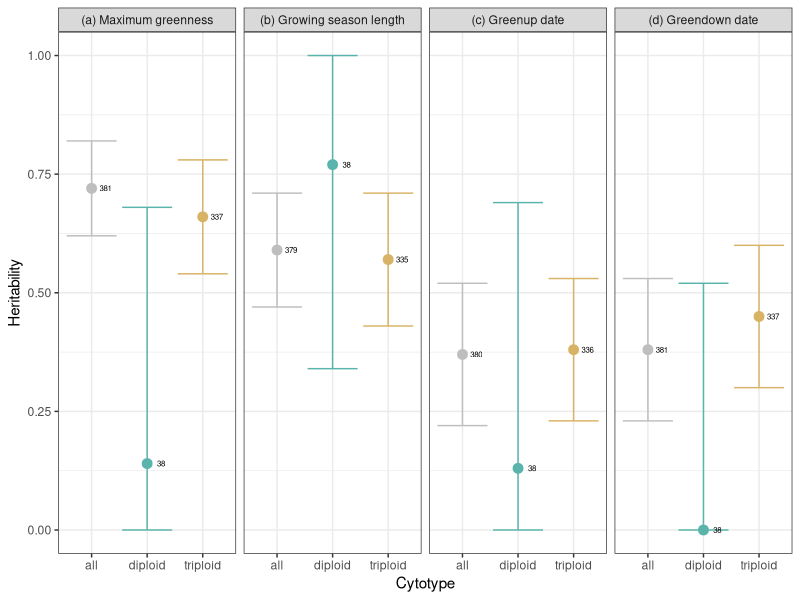
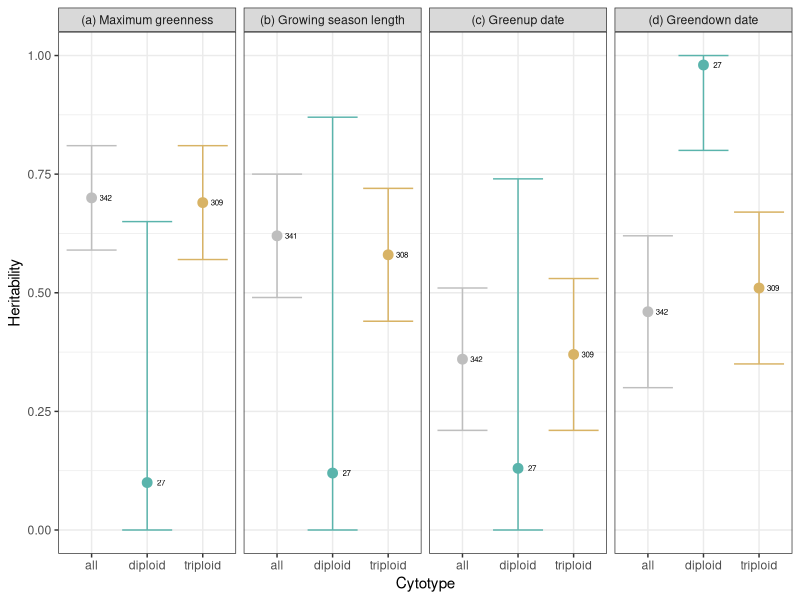
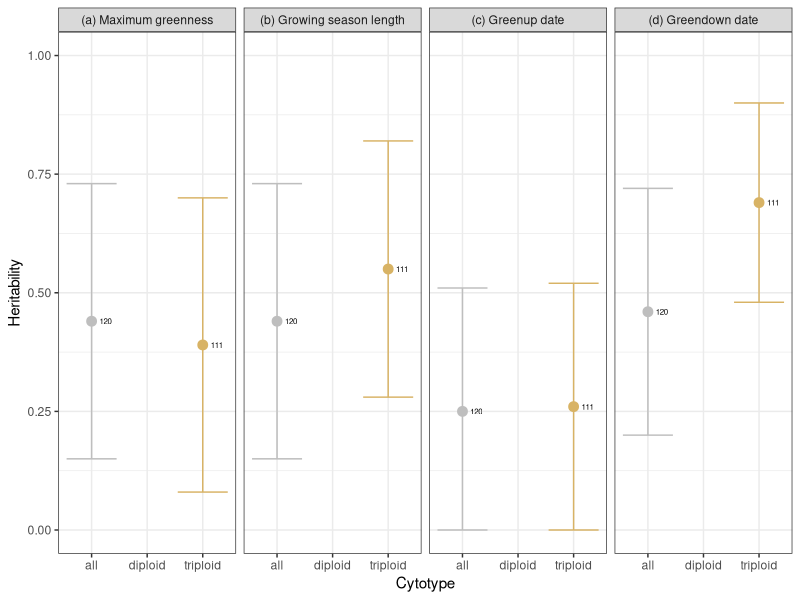
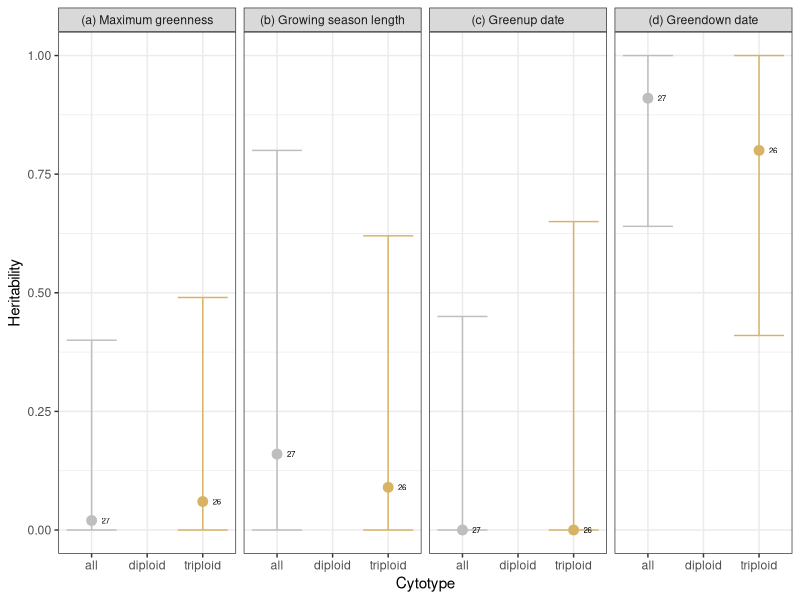

These figures' R source, in order:
library(tidyverse)
library(ggplot2)
library(RColorBrewer)

# load data
df_heritability <- read_tsv("paper_data_jan_2023.tsv") %>%
  mutate(ploidy=factor(ploidy))

nice_names_pheno = c(OGI='Greenup date (doy)', 
                     OGMn='Greendown date (doy)', 
                     GSL='Growing season length (days)', 
                     EVImax='Maximum greenness (fraction)')

nice_names_pheno_short = sapply(nice_names_pheno, function(x) {  strsplit(x,split=" \\(")[[1]][1]  })
nice_names_pheno_short = nice_names_pheno_short[order(names(nice_names_pheno_short))]
nice_names_pheno_short_with_labels = paste("(",letters[1:4], ") ", nice_names_pheno_short,sep="")
names(nice_names_pheno_short_with_labels) = names(nice_names_pheno_short)

#make plot
make_plot <- function(df)
{
  plot_vgvp <- ggplot(df, aes(x=ploidy, y=Variance,color=ploidy)) +
    geom_point(size=3, position=position_dodge(width=0.5)) +
    geom_errorbar(aes(ymin=lower_bound, ymax=upper_bound),
                  position=position_dodge(width=0.25)) +
    facet_wrap(~phenology, labeller = as_labeller(nice_names_pheno_short_with_labels),nrow=1) +
    theme(axis.text.x = element_text(angle = 75, hjust=1)) + 
    labs(y="Heritability", x='Cytotype') +
    coord_cartesian(ylim = c(0, 1)) +
    theme_bw() +
    theme(legend.position='none') +
    scale_color_manual(values=c(`all`='gray',`diploid`=brewer.pal(n=3,name='BrBG')[3],`triploid`=brewer.pal(n=3,name='BrBG')[1])) +
    scale_x_discrete(drop=FALSE) +
    geom_text(aes(x=as.numeric(ploidy)+0.25,y=Variance,label=n),color='black',size=2)
}

#save plot
lapply(paste("cover",c(25,30,50,70),sep=""), function(cover_this)
{
  cat('.')
  ggsave(make_plot(df_heritability %>% filter(cover==cover_this)), file=sprintf("figures/g_vgvp_%s.pdf",cover_this), 
         width=7, height=4)
})
